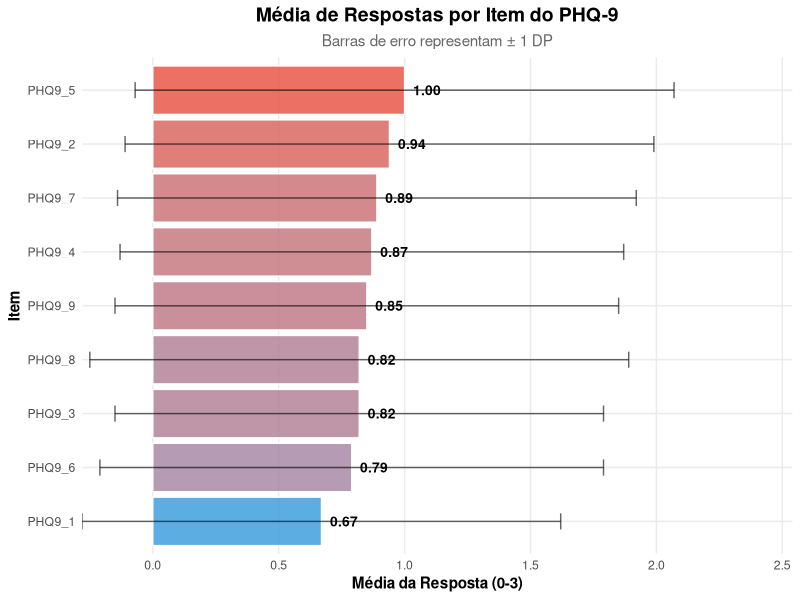
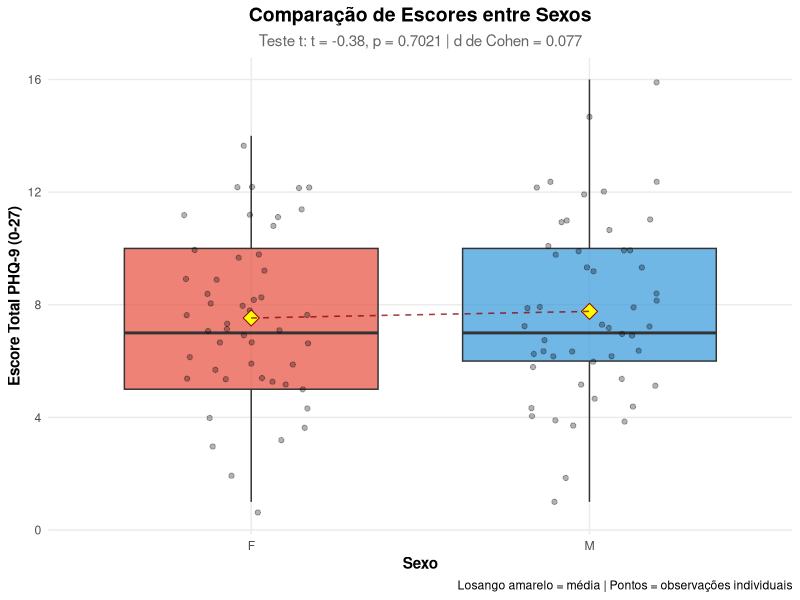
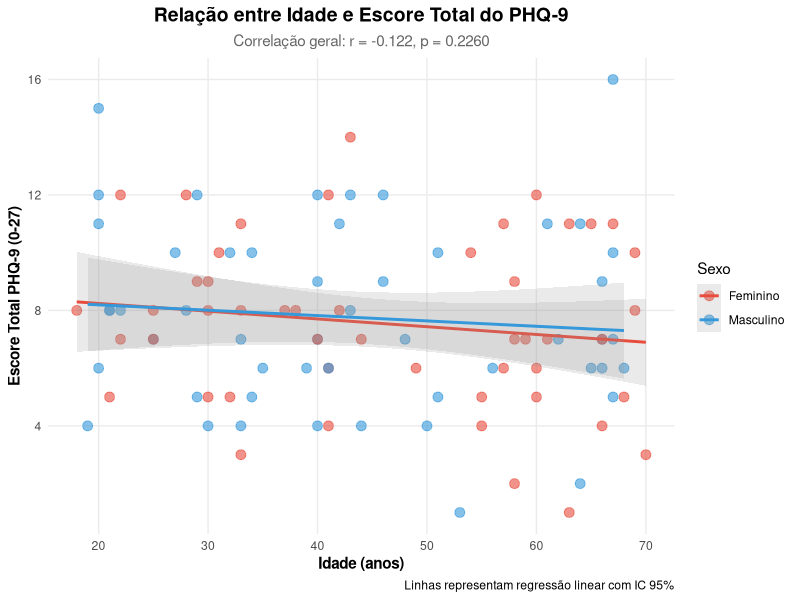
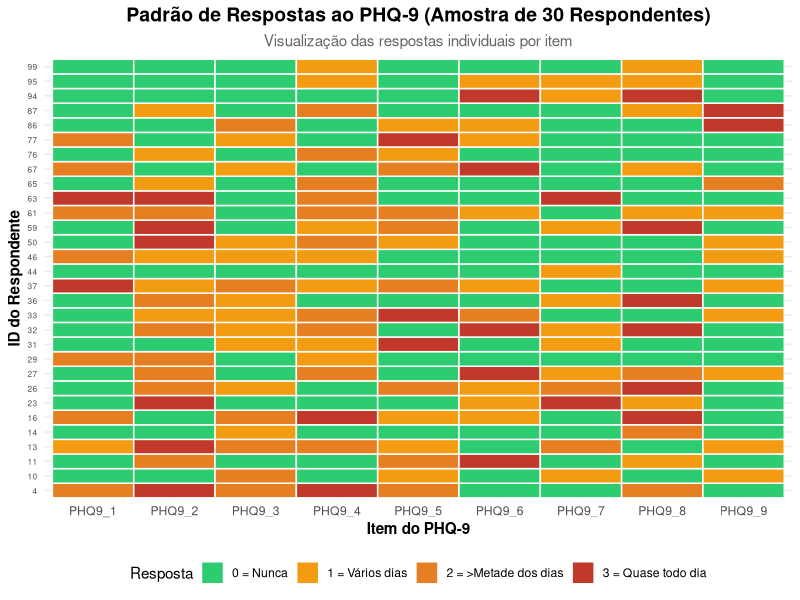
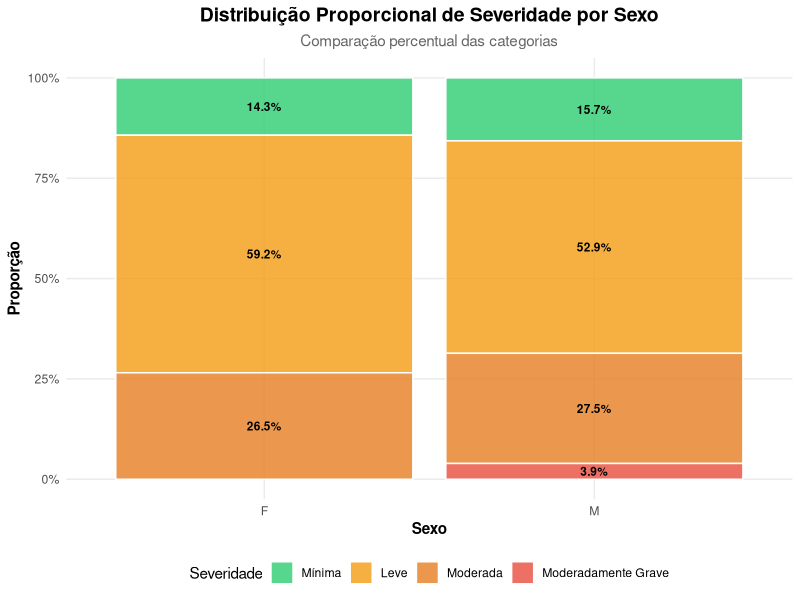
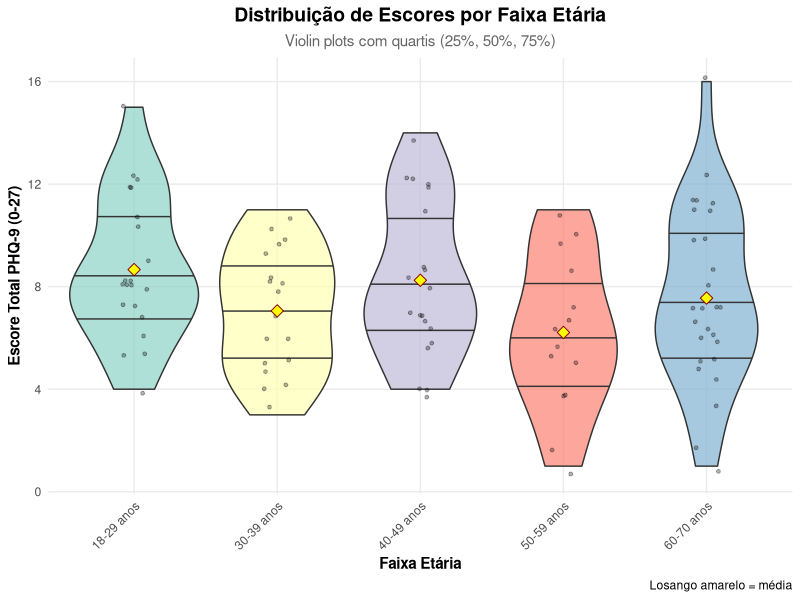

Recreate these plots in R, in order.
################################################################################
#              ANÁLISE AVANÇADA DO PHQ-9 (Patient Health Questionnaire-9)
#                     Script de Análise Psicométrica Expandido
################################################################################
# 
# Descrição: Script completo e avançado para análise de dados do PHQ-9
#            Inclui análises bivariadas, função reutilizável, e relatórios
#
# Autor: Análise Psicológica
# Data: Outubro 2025
# Versão: 2.0 (Expandida)
#
################################################################################

# ==============================================================================
# 1. CARREGAR PACOTES NECESSÁRIOS
# ==============================================================================

cat("Verificando e instalando pacotes necessários...\n")

# Lista de pacotes necessários
pacotes <- c("tidyverse", "psych", "ggplot2", "scales", "gridExtra", 
             "knitr", "rmarkdown", "kableExtra", "corrplot")

# Função para instalar e carregar pacotes
instalar_carregar <- function(pacote) {
  if (!require(pacote, character.only = TRUE, quietly = TRUE)) {
    cat(sprintf("  Instalando %s...\n", pacote))
    install.packages(pacote, dependencies = TRUE, quiet = TRUE)
    library(pacote, character.only = TRUE, quietly = TRUE)
    cat(sprintf("  ✓ %s instalado e carregado\n", pacote))
  } else {
    cat(sprintf("  ✓ %s já instalado e carregado\n", pacote))
  }
}

# Instalar e carregar cada pacote
suppressWarnings({
  for(pacote in pacotes) {
    instalar_carregar(pacote)
  }
})

cat("\n✓ Todos os pacotes carregados com sucesso!\n\n")

# ==============================================================================
# 1.5. CONFIGURAÇÃO REGIONAL E ENCODING
# ==============================================================================

cat("Configurando locale para Português Brasileiro...\n")

# Configurar locale para português brasileiro
# Isso garante que datas, números e caracteres especiais funcionem corretamente
Sys.setlocale("LC_ALL", "pt_BR.UTF-8")

# Definir encoding padrão para exportação
# Use "latin1" para melhor compatibilidade com Excel no Windows
# Use "UTF-8" para compatibilidade moderna e melhor suporte a caracteres
ENCODING_EXPORT <- "latin1"  # Altere para "UTF-8" se preferir

cat(sprintf("✓ Locale configurado para português brasileiro\n"))
cat(sprintf("✓ Encoding de exportação: %s\n\n", ENCODING_EXPORT))

# Nota: Arquivos CSV são salvos com readr::write_csv2()
# - Usa vírgula como separador decimal (padrão pt_BR)
# - Usa ponto e vírgula como separador de colunas
# - Formato correto para Excel em português brasileiro
# - UTF-8 encoding para caracteres acentuados

# Função auxiliar para salvar CSV com formato e encoding corretos para Excel pt_BR
salvar_csv <- function(dados, arquivo) {
  # Converte para data.frame se necessário (para evitar problemas com tibble)
  if (inherits(dados, "tbl_df")) {
    dados <- as.data.frame(dados)
  }
  
  # IMPORTANTE: Usar write.csv2() base do R com encoding latin1
  # - Vírgula como separador decimal (8,6)
  # - Ponto e vírgula como separador de colunas
  # - Latin1 encoding (correto para Excel Windows pt_BR)
  write.csv2(dados, 
             file = arquivo,
             row.names = FALSE,
             fileEncoding = "latin1",
             na = "")
  
  invisible(arquivo)
}

# ==============================================================================
# 1.7. CRIAR DIRETÓRIOS DE RESULTADOS (SE NÃO EXISTIREM)
# ==============================================================================

# Criar pastas de resultados se não existirem
dir.create("resultados", showWarnings = FALSE)
dir.create("resultados/csv", showWarnings = FALSE, recursive = TRUE)
dir.create("resultados/graficos", showWarnings = FALSE, recursive = TRUE)


# ==============================================================================
# 2. FUNÇÃO REUTILIZÁVEL PARA ANÁLISE DO PHQ-9
# ==============================================================================

#' Analisar dados do PHQ-9
#'
#' Esta função processa dados do PHQ-9, calcula escores, categoriza severidade
#' e gera um relatório completo com estatísticas e visualizações
#'
#' @param dados Dataframe contendo colunas: PHQ9_1 a PHQ9_9, idade, sexo
#' @param gerar_graficos Lógico. Se TRUE, gera e salva gráficos (padrão: TRUE)
#' @param salvar_resultados Lógico. Se TRUE, salva CSVs (padrão: TRUE)
#' @param prefixo_arquivo String. Prefixo para nomes de arquivos (padrão: "PHQ9")
#'
#' @return Dataframe processado com escores e categorias
#'
#' @examples
#' resultado <- analisar_phq9(meus_dados, gerar_graficos = TRUE)
#'
analisar_phq9 <- function(dados, 
                          gerar_graficos = TRUE, 
                          salvar_resultados = TRUE,
                          prefixo_arquivo = "PHQ9") {
  
  cat("\n" %>% rep(80) %>% paste(collapse = "="), "\n")
  cat("INICIANDO ANÁLISE DO PHQ-9\n")
  cat("=" %>% rep(80) %>% paste(collapse = ""), "\n\n")
  
  # Validar dados de entrada
  colunas_necessarias <- c("PHQ9_1", "PHQ9_2", "PHQ9_3", "PHQ9_4", "PHQ9_5",
                           "PHQ9_6", "PHQ9_7", "PHQ9_8", "PHQ9_9", 
                           "idade", "sexo")
  
  if (!all(colunas_necessarias %in% names(dados))) {
    stop("Erro: O dataframe deve conter as colunas: ", 
         paste(colunas_necessarias, collapse = ", "))
  }
  
  # Calcular escores e categorias
  dados_processados <- dados %>%
    mutate(
      # Calcular escore total
      escore_total = PHQ9_1 + PHQ9_2 + PHQ9_3 + PHQ9_4 + PHQ9_5 + 
        PHQ9_6 + PHQ9_7 + PHQ9_8 + PHQ9_9,
      
      # Categorizar severidade
      severidade = case_when(
        escore_total >= 0  & escore_total <= 4  ~ "Mínima",
        escore_total >= 5  & escore_total <= 9  ~ "Leve",
        escore_total >= 10 & escore_total <= 14 ~ "Moderada",
        escore_total >= 15 & escore_total <= 19 ~ "Moderadamente Grave",
        escore_total >= 20 & escore_total <= 27 ~ "Grave",
        TRUE ~ NA_character_
      ),
      
      # Ordenar categorias
      severidade = factor(severidade, 
                          levels = c("Mínima", "Leve", "Moderada", 
                                     "Moderadamente Grave", "Grave")),
      
      # Criar faixas etárias
      faixa_etaria = case_when(
        idade >= 18 & idade < 30 ~ "18-29 anos",
        idade >= 30 & idade < 40 ~ "30-39 anos",
        idade >= 40 & idade < 50 ~ "40-49 anos",
        idade >= 50 & idade < 60 ~ "50-59 anos",
        idade >= 60 & idade <= 70 ~ "60-70 anos",
        TRUE ~ "Outra"
      ),
      faixa_etaria = factor(faixa_etaria)
    )
  
  cat("✓ Escores calculados\n")
  cat("✓ Categorias de severidade atribuídas\n\n")
  
  # Salvar dados processados
  if (salvar_resultados) {
    salvar_csv(dados_processados, 
               paste0("resultados/csv/", prefixo_arquivo, "_dados_processados.csv"))
    cat("✓ Dados processados salvos em CSV (encoding: ", ENCODING_EXPORT, ")\n\n", sep = "")
  }
  
  # Retornar dados processados
  return(dados_processados)
}

# ==============================================================================
# 3. GERAR DADOS FICTÍCIOS REALISTAS DO PHQ-9
# ==============================================================================

set.seed(2025)  # Para reprodutibilidade

# Função para gerar respostas realistas
gerar_resposta_phq9 <- function(n) {
  probs <- c(0.50, 0.25, 0.15, 0.10)  # Distribuição realista
  sample(0:3, size = n, replace = TRUE, prob = probs)
}

# Criar dataset com 100 respondentes
n_respondentes <- 100

dados_phq9 <- tibble(
  id = 1:n_respondentes,
  idade = sample(18:70, n_respondentes, replace = TRUE),
  sexo = sample(c("M", "F"), n_respondentes, replace = TRUE, prob = c(0.48, 0.52))
)

# Gerar respostas para os 9 itens
itens_phq9 <- paste0("PHQ9_", 1:9)

for(item in itens_phq9) {
  dados_phq9[[item]] <- gerar_resposta_phq9(n_respondentes)
}

cat("✓ Dados fictícios gerados com sucesso!\n")
cat(sprintf("  - Total de respondentes: %d\n", n_respondentes))
cat(sprintf("  - Idade: %d a %d anos\n", min(dados_phq9$idade), max(dados_phq9$idade)))
cat(sprintf("  - Sexo: %d Masculino, %d Feminino\n\n", 
            sum(dados_phq9$sexo == "M"), sum(dados_phq9$sexo == "F")))

# ==============================================================================
# 4. PROCESSAR DADOS USANDO A FUNÇÃO
# ==============================================================================

dados_phq9 <- analisar_phq9(dados_phq9, 
                            gerar_graficos = FALSE, 
                            salvar_resultados = TRUE,
                            prefixo_arquivo = "PHQ9_analise")

# ==============================================================================
# 5. ANÁLISE DE ITENS INDIVIDUAIS
# ==============================================================================

cat("=" %>% rep(80) %>% paste(collapse = ""), "\n")
cat("ANÁLISE DE ITENS INDIVIDUAIS DO PHQ-9\n")
cat("=" %>% rep(80) %>% paste(collapse = ""), "\n\n")

# Criar tabela com descrição de cada item
descricao_itens <- tibble(
  Item = paste0("PHQ9_", 1:9),
  Descrição = c(
    "1. Pouco interesse ou prazer em fazer as coisas",
    "2. Sentindo-se para baixo, deprimido ou sem esperança",
    "3. Problemas para dormir ou dormir demais",
    "4. Sentindo-se cansado ou com pouca energia",
    "5. Falta de apetite ou comendo demais",
    "6. Sentindo-se mal consigo mesmo",
    "7. Problemas de concentração",
    "8. Lentidão ou agitação psicomotora",
    "9. Pensamentos de morte ou autolesão"
  )
)

# Calcular estatísticas por item
analise_itens <- dados_phq9 %>%
  select(PHQ9_1:PHQ9_9) %>%
  pivot_longer(everything(), names_to = "Item", values_to = "Resposta") %>%
  group_by(Item) %>%
  summarise(
    N = n(),
    Média = mean(Resposta, na.rm = TRUE),
    DP = sd(Resposta, na.rm = TRUE),
    Mediana = median(Resposta, na.rm = TRUE),
    Mínimo = min(Resposta, na.rm = TRUE),
    Máximo = max(Resposta, na.rm = TRUE),
    `% Zero` = sum(Resposta == 0) / n() * 100,
    `% Três` = sum(Resposta == 3) / n() * 100,
    .groups = "drop"
  ) %>%
  left_join(descricao_itens, by = "Item") %>%
  mutate(across(where(is.numeric), ~round(.x, 2))) %>%
  arrange(desc(Média))  # Ordenar por média decrescente

cat("5.1. ESTATÍSTICAS POR ITEM (Ordenado por Prevalência)\n")
cat("-" %>% rep(80) %>% paste(collapse = ""), "\n\n")
print(as.data.frame(analise_itens))
cat("\n")

# Identificar os 3 itens mais prevalentes
top3_itens <- analise_itens %>%
  slice_head(n = 3) %>%
  select(Item, Descrição, Média)

cat("5.2. SINTOMAS MAIS PREVALENTES (Top 3)\n")
cat("-" %>% rep(80) %>% paste(collapse = ""), "\n\n")
for(i in 1:nrow(top3_itens)) {
  cat(sprintf("%d. %s\n   Média: %.2f\n\n", 
              i, top3_itens$Descrição[i], top3_itens$Média[i]))
}

# Salvar análise de itens
salvar_csv(analise_itens, "resultados/csv/PHQ9_analise_itens_detalhada.csv")
cat("✓ Análise de itens salva em: resultados/csv/PHQ9_analise_itens_detalhada.csv\n\n")

# ==============================================================================
# 6. ANÁLISE BIVARIADA
# ==============================================================================

cat("=" %>% rep(80) %>% paste(collapse = ""), "\n")
cat("ANÁLISE BIVARIADA\n")
cat("=" %>% rep(80) %>% paste(collapse = ""), "\n\n")

# 6.1 Teste t: Comparação entre sexos
cat("6.1. COMPARAÇÃO DE ESCORES ENTRE SEXOS (Teste t)\n")
cat("-" %>% rep(80) %>% paste(collapse = ""), "\n\n")

# Estatísticas descritivas por sexo
stats_sexo <- dados_phq9 %>%
  group_by(sexo) %>%
  summarise(
    N = n(),
    Média = mean(escore_total, na.rm = TRUE),
    DP = sd(escore_total, na.rm = TRUE),
    EP = DP / sqrt(N),
    IC95_inferior = Média - 1.96 * EP,
    IC95_superior = Média + 1.96 * EP,
    .groups = "drop"
  ) %>%
  mutate(across(where(is.numeric) & !N, ~round(.x, 2)))

print(as.data.frame(stats_sexo))
cat("\n")

# Realizar teste t independente
teste_t <- t.test(escore_total ~ sexo, data = dados_phq9, var.equal = FALSE)

cat("Teste t de Student para amostras independentes:\n")
cat(sprintf("  t(%.0f) = %.3f\n", as.numeric(teste_t$parameter), as.numeric(teste_t$statistic)))
cat(sprintf("  p-valor = %.4f\n", teste_t$p.value))
cat(sprintf("  IC 95%% da diferença: [%.2f, %.2f]\n", 
            teste_t$conf.int[1], teste_t$conf.int[2]))

if (teste_t$p.value < 0.05) {
  cat("\n  ✓ Diferença estatisticamente significativa (p < 0.05)\n")
  diferenca <- diff(teste_t$estimate)
  genero_maior <- ifelse(diferenca > 0, "Mulheres", "Homens")
  genero_menor <- ifelse(diferenca > 0, "homens", "mulheres")
  cat(sprintf("  → %s apresentam escore %.2f pontos maior que %s\n",
              genero_maior, abs(diferenca), genero_menor))
} else {
  cat("\n  ✗ Não há diferença estatisticamente significativa (p >= 0.05)\n")
}

# Calcular tamanho do efeito (d de Cohen)
d_cohen <- (diff(teste_t$estimate)) / 
  sqrt(((stats_sexo$N[1]-1)*stats_sexo$DP[1]^2 + 
          (stats_sexo$N[2]-1)*stats_sexo$DP[2]^2) / 
         (stats_sexo$N[1] + stats_sexo$N[2] - 2))

# Determinar interpretação do d de Cohen
interpretacao_d <- if (abs(d_cohen) < 0.2) {
  "trivial"
} else if (abs(d_cohen) < 0.5) {
  "pequeno"
} else if (abs(d_cohen) < 0.8) {
  "médio"
} else {
  "grande"
}

cat(sprintf("  d de Cohen = %.3f (%s)\n\n", abs(d_cohen), interpretacao_d))

# 6.2 Correlação: Idade vs Escore Total
cat("6.2. CORRELAÇÃO ENTRE IDADE E ESCORE TOTAL\n")
cat("-" %>% rep(80) %>% paste(collapse = ""), "\n\n")

# Calcular correlação de Pearson
cor_teste <- cor.test(dados_phq9$idade, dados_phq9$escore_total, 
                      method = "pearson")

cat(sprintf("Correlação de Pearson: r = %.3f\n", as.numeric(cor_teste$estimate)))
cat(sprintf("p-valor = %.4f\n", cor_teste$p.value))
cat(sprintf("IC 95%%: [%.3f, %.3f]\n", cor_teste$conf.int[1], cor_teste$conf.int[2]))

if (cor_teste$p.value < 0.05) {
  cat("\n  ✓ Correlação estatisticamente significativa (p < 0.05)\n")
  
  # Determinar intensidade
  intensidade <- if (abs(as.numeric(cor_teste$estimate)) < 0.3) {
    "fraca"
  } else if (abs(as.numeric(cor_teste$estimate)) < 0.7) {
    "moderada"
  } else {
    "forte"
  }
  
  direcao <- ifelse(as.numeric(cor_teste$estimate) > 0, "positiva", "negativa")
  cat(sprintf("  → Correlação %s %s entre idade e escore\n", 
              intensidade, direcao))
} else {
  cat("\n  ✗ Não há correlação estatisticamente significativa (p >= 0.05)\n")
}
cat("\n")

# 6.3 Correlação: Idade vs Escore por Sexo
cat("6.3. CORRELAÇÃO POR SEXO\n")
cat("-" %>% rep(80) %>% paste(collapse = ""), "\n\n")

cor_por_sexo <- dados_phq9 %>%
  group_by(sexo) %>%
  summarise(
    N = n(),
    r = cor(idade, escore_total, use = "complete.obs"),
    p_valor = cor.test(idade, escore_total)$p.value,
    .groups = "drop"
  ) %>%
  mutate(
    Significativo = ifelse(p_valor < 0.05, "Sim", "Não"),
    across(c(r, p_valor), ~round(.x, 4))
  )

print(as.data.frame(cor_por_sexo))
cat("\n")

# Salvar resultados da análise bivariada
resultados_bivariada <- tibble(
  Análise = c("Teste t (M vs F)", "Correlação (idade x escore)", 
              "Correlação Masculino", "Correlação Feminino"),
  Estatística = c(sprintf("t = %.3f", as.numeric(teste_t$statistic)),
                  sprintf("r = %.3f", as.numeric(cor_teste$estimate)),
                  sprintf("r = %.3f", cor_por_sexo$r[cor_por_sexo$sexo == "M"]),
                  sprintf("r = %.3f", cor_por_sexo$r[cor_por_sexo$sexo == "F"])),
  `P-valor` = c(teste_t$p.value, cor_teste$p.value, 
                cor_por_sexo$p_valor[cor_por_sexo$sexo == "M"],
                cor_por_sexo$p_valor[cor_por_sexo$sexo == "F"]),
  Significativo = ifelse(`P-valor` < 0.05, "Sim", "Não")
) %>%
  mutate(`P-valor` = round(`P-valor`, 4))

salvar_csv(resultados_bivariada, "resultados/csv/PHQ9_analise_bivariada.csv")
cat("✓ Resultados bivariados salvos em: resultados/csv/PHQ9_analise_bivariada.csv\n\n")

# ==============================================================================
# 7. VISUALIZAÇÕES AVANÇADAS
# ==============================================================================

cat("=" %>% rep(80) %>% paste(collapse = ""), "\n")
cat("GERANDO VISUALIZAÇÕES AVANÇADAS\n")
cat("=" %>% rep(80) %>% paste(collapse = ""), "\n\n")

# Tema personalizado
tema_phq9 <- theme_minimal() +
  theme(
    plot.title = element_text(face = "bold", size = 14, hjust = 0.5),
    plot.subtitle = element_text(size = 11, hjust = 0.5, color = "gray40"),
    axis.title = element_text(face = "bold", size = 11),
    legend.position = "bottom",
    panel.grid.minor = element_blank()
  )

# 7.1 Gráfico de barras: Análise de itens individuais
p1 <- analise_itens %>%
  mutate(Item_num = as.numeric(gsub("PHQ9_", "", Item))) %>%
  ggplot(aes(x = reorder(Item, Média), y = Média, fill = Média)) +
  geom_col(alpha = 0.8, color = "white") +
  geom_errorbar(aes(ymin = Média - DP, ymax = Média + DP), 
                width = 0.3, alpha = 0.6) +
  geom_text(aes(label = sprintf("%.2f", Média)), 
            hjust = -0.3, size = 3.5, fontface = "bold") +
  scale_fill_gradient(low = "#3498db", high = "#e74c3c") +
  coord_flip() +
  labs(
    title = "Média de Respostas por Item do PHQ-9",
    subtitle = "Barras de erro representam ± 1 DP",
    x = "Item",
    y = "Média da Resposta (0-3)"
  ) +
  tema_phq9 +
  theme(legend.position = "none") +
  scale_y_continuous(expand = expansion(mult = c(0, 0.2)))

# 7.2 Boxplot comparativo: Escore por sexo (com teste estatístico)
p2 <- ggplot(dados_phq9, aes(x = sexo, y = escore_total, fill = sexo)) +
  geom_boxplot(alpha = 0.7, outlier.shape = 21, outlier.size = 2) +
  geom_jitter(width = 0.2, alpha = 0.3, size = 1.5) +
  stat_summary(fun = mean, geom = "point", shape = 23, size = 4, 
               fill = "yellow", color = "darkred") +
  scale_fill_manual(values = c("M" = "#3498db", "F" = "#e74c3c")) +
  labs(
    title = "Comparação de Escores entre Sexos",
    subtitle = sprintf("Teste t: t = %.2f, p = %.4f | d de Cohen = %.3f",
                       as.numeric(teste_t$statistic), teste_t$p.value, abs(d_cohen)),
    x = "Sexo",
    y = "Escore Total PHQ-9 (0-27)",
    caption = "Losango amarelo = média | Pontos = observações individuais"
  ) +
  tema_phq9 +
  theme(legend.position = "none")

# Adicionar linha conectando as médias
medias_sexo <- dados_phq9 %>%
  group_by(sexo) %>%
  summarise(media = mean(escore_total))

p2 <- p2 + 
  geom_segment(data = medias_sexo,
               aes(x = 1, xend = 2, y = media[1], yend = media[2]),
               color = "darkred", linetype = "dashed", alpha = 0.5)

# 7.3 Gráfico de dispersão: Idade vs Escore, colorido por sexo
p3 <- ggplot(dados_phq9, aes(x = idade, y = escore_total, color = sexo)) +
  geom_point(size = 3, alpha = 0.6) +
  geom_smooth(method = "lm", se = TRUE, alpha = 0.2) +
  scale_color_manual(values = c("M" = "#3498db", "F" = "#e74c3c"),
                     labels = c("M" = "Masculino", "F" = "Feminino")) +
  labs(
    title = "Relação entre Idade e Escore Total do PHQ-9",
    subtitle = sprintf("Correlação geral: r = %.3f, p = %.4f", 
                       as.numeric(cor_teste$estimate), cor_teste$p.value),
    x = "Idade (anos)",
    y = "Escore Total PHQ-9 (0-27)",
    color = "Sexo",
    caption = "Linhas representam regressão linear com IC 95%"
  ) +
  tema_phq9 +
  theme(legend.position = "right")

# 7.4 Heatmap de respostas por item e respondente
# Selecionar uma amostra aleatória de 30 respondentes para visualização
set.seed(2025)
amostra_ids <- sample(dados_phq9$id, 30)

dados_heatmap <- dados_phq9 %>%
  filter(id %in% amostra_ids) %>%
  select(id, PHQ9_1:PHQ9_9) %>%
  pivot_longer(-id, names_to = "Item", values_to = "Resposta")

p4 <- ggplot(dados_heatmap, aes(x = Item, y = factor(id), fill = factor(Resposta))) +
  geom_tile(color = "white", size = 0.5) +
  scale_fill_manual(values = c("0" = "#2ecc71", "1" = "#f39c12", 
                               "2" = "#e67e22", "3" = "#c0392b"),
                    labels = c("0 = Nunca", "1 = Vários dias", 
                               "2 = >Metade dos dias", "3 = Quase todo dia")) +
  labs(
    title = "Padrão de Respostas ao PHQ-9 (Amostra de 30 Respondentes)",
    subtitle = "Visualização das respostas individuais por item",
    x = "Item do PHQ-9",
    y = "ID do Respondente",
    fill = "Resposta"
  ) +
  tema_phq9 +
  theme(axis.text.y = element_text(size = 6),
        legend.position = "bottom")

# 7.5 Distribuição de severidade por sexo (100% stacked bar)
p5 <- dados_phq9 %>%
  count(sexo, severidade) %>%
  group_by(sexo) %>%
  mutate(prop = n / sum(n) * 100) %>%
  ggplot(aes(x = sexo, y = prop, fill = severidade)) +
  geom_col(position = "fill", alpha = 0.8, color = "white") +
  geom_text(aes(label = sprintf("%.1f%%", prop)),
            position = position_fill(vjust = 0.5),
            size = 3, fontface = "bold") +
  scale_fill_manual(values = c(
    "Mínima" = "#2ecc71",
    "Leve" = "#f39c12",
    "Moderada" = "#e67e22",
    "Moderadamente Grave" = "#e74c3c",
    "Grave" = "#c0392b"
  )) +
  scale_y_continuous(labels = scales::percent) +
  labs(
    title = "Distribuição Proporcional de Severidade por Sexo",
    subtitle = "Comparação percentual das categorias",
    x = "Sexo",
    y = "Proporção",
    fill = "Severidade"
  ) +
  tema_phq9

# 7.6 Violin plot: Distribuição dos escores por faixa etária
p6 <- dados_phq9 %>%
  ggplot(aes(x = faixa_etaria, y = escore_total, fill = faixa_etaria)) +
  geom_violin(alpha = 0.7, draw_quantiles = c(0.25, 0.5, 0.75)) +
  geom_jitter(width = 0.1, alpha = 0.3, size = 1) +
  stat_summary(fun = mean, geom = "point", shape = 23, size = 3,
               fill = "yellow", color = "darkred") +
  scale_fill_brewer(palette = "Set3") +
  labs(
    title = "Distribuição de Escores por Faixa Etária",
    subtitle = "Violin plots com quartis (25%, 50%, 75%)",
    x = "Faixa Etária",
    y = "Escore Total PHQ-9 (0-27)",
    caption = "Losango amarelo = média"
  ) +
  tema_phq9 +
  theme(legend.position = "none",
        axis.text.x = element_text(angle = 45, hjust = 1))

# Salvar todos os gráficos
cat("✓ Salvando gráficos avançados...\n")

ggsave("resultados/graficos/PHQ9_AVA_1_analise_itens.png", plot = p1, 
       width = 12, height = 8, dpi = 300)
ggsave("resultados/graficos/PHQ9_AVA_2_comparacao_sexos.png", plot = p2, 
       width = 10, height = 7, dpi = 300)
ggsave("resultados/graficos/PHQ9_AVA_3_idade_escore_dispersao.png", plot = p3, 
       width = 12, height = 7, dpi = 300)
ggsave("resultados/graficos/PHQ9_AVA_4_heatmap_respostas.png", plot = p4, 
       width = 12, height = 10, dpi = 300)
ggsave("resultados/graficos/PHQ9_AVA_5_severidade_sexo_prop.png", plot = p5, 
       width = 10, height = 7, dpi = 300)
ggsave("resultados/graficos/PHQ9_AVA_6_violin_faixa_etaria.png", plot = p6, 
       width = 12, height = 7, dpi = 300)

cat("✓ Todos os gráficos avançados salvos com sucesso!\n\n")

# ==============================================================================
# 8. ANÁLISE DE CONFIABILIDADE (ALFA DE CRONBACH)
# ==============================================================================

cat("=" %>% rep(80) %>% paste(collapse = ""), "\n")
cat("ANÁLISE DE CONFIABILIDADE\n")
cat("=" %>% rep(80) %>% paste(collapse = ""), "\n\n")

# Selecionar apenas os 9 itens
itens_matriz <- dados_phq9 %>%
  select(PHQ9_1:PHQ9_9)

# Calcular alfa de Cronbach
alfa <- psych::alpha(itens_matriz, check.keys = TRUE)

cat("8.1. ALFA DE CRONBACH\n")
cat("-" %>% rep(80) %>% paste(collapse = ""), "\n")
cat(sprintf("Alfa de Cronbach bruto: %.4f\n", alfa$total$raw_alpha))
cat(sprintf("Alfa de Cronbach padronizado: %.4f\n", alfa$total$std.alpha))
cat(sprintf("Número de itens: %d\n", ncol(itens_matriz)))
cat(sprintf("Média inter-item: %.4f\n\n", alfa$total$average_r))

# Interpretação
interpretacao_alfa <- case_when(
  alfa$total$raw_alpha >= 0.90 ~ "Excelente (>= 0.90)",
  alfa$total$raw_alpha >= 0.80 ~ "Bom (0.80 - 0.89)",
  alfa$total$raw_alpha >= 0.70 ~ "Aceitável (0.70 - 0.79)",
  alfa$total$raw_alpha >= 0.60 ~ "Questionável (0.60 - 0.69)",
  alfa$total$raw_alpha >= 0.50 ~ "Pobre (0.50 - 0.59)",
  TRUE ~ "Inaceitável (< 0.50)"
)
cat(sprintf("Interpretação: %s\n\n", interpretacao_alfa))

# Salvar estatísticas de confiabilidade
confiabilidade_resumo <- tibble(
  Métrica = c("Alfa de Cronbach (bruto)", 
              "Alfa de Cronbach (padronizado)",
              "Número de itens", 
              "Média inter-item correlação", 
              "Interpretação"),
  Valor = c(sprintf("%.4f", alfa$total$raw_alpha),
            sprintf("%.4f", alfa$total$std.alpha),
            as.character(ncol(itens_matriz)),  # Usar ncol em vez de alfa$total$n
            sprintf("%.4f", alfa$total$average_r),
            interpretacao_alfa)
)

salvar_csv(confiabilidade_resumo, "resultados/csv/PHQ9_confiabilidade.csv")
cat("✓ Estatísticas de confiabilidade salvas\n\n")

# ==============================================================================
# 9. RELATÓRIO RESUMIDO FINAL
# ==============================================================================

cat("=" %>% rep(80) %>% paste(collapse = ""), "\n")
cat("RELATÓRIO RESUMIDO FINAL\n")
cat("=" %>% rep(80) %>% paste(collapse = ""), "\n\n")

# Criar relatório executivo
relatorio_executivo <- tibble(
  Seção = c(
    "Amostra",
    "",
    "",
    "Escore Total",
    "",
    "",
    "Severidade",
    "",
    "",
    "",
    "",
    "Confiabilidade",
    "Análise Bivariada",
    "",
    "Sintoma Mais Prevalente"
  ),
  Descrição = c(
    "Tamanho da amostra",
    "Idade média (DP)",
    "Distribuição por sexo",
    "Média (DP)",
    "Mediana",
    "Intervalo",
    "Mínima",
    "Leve",
    "Moderada",
    "Moderadamente Grave",
    "Grave",
    "Alfa de Cronbach",
    "Diferença M vs F (teste t)",
    "Correlação idade x escore",
    "Item com maior média"
  ),
  Resultado = c(
    sprintf("N = %d", nrow(dados_phq9)),
    sprintf("%.1f (%.1f) anos", mean(dados_phq9$idade), sd(dados_phq9$idade)),
    sprintf("%d M (%.1f%%) | %d F (%.1f%%)", 
            sum(dados_phq9$sexo == "M"), 
            sum(dados_phq9$sexo == "M")/nrow(dados_phq9)*100,
            sum(dados_phq9$sexo == "F"), 
            sum(dados_phq9$sexo == "F")/nrow(dados_phq9)*100),
    sprintf("%.2f (%.2f)", mean(dados_phq9$escore_total), 
            sd(dados_phq9$escore_total)),
    sprintf("%.0f", median(dados_phq9$escore_total)),
    sprintf("%d - %d", min(dados_phq9$escore_total), 
            max(dados_phq9$escore_total)),
    sprintf("%d (%.1f%%)", 
            sum(dados_phq9$severidade == "Mínima", na.rm = TRUE),
            sum(dados_phq9$severidade == "Mínima", na.rm = TRUE)/nrow(dados_phq9)*100),
    sprintf("%d (%.1f%%)", 
            sum(dados_phq9$severidade == "Leve", na.rm = TRUE),
            sum(dados_phq9$severidade == "Leve", na.rm = TRUE)/nrow(dados_phq9)*100),
    sprintf("%d (%.1f%%)", 
            sum(dados_phq9$severidade == "Moderada", na.rm = TRUE),
            sum(dados_phq9$severidade == "Moderada", na.rm = TRUE)/nrow(dados_phq9)*100),
    sprintf("%d (%.1f%%)", 
            sum(dados_phq9$severidade == "Moderadamente Grave", na.rm = TRUE),
            sum(dados_phq9$severidade == "Moderadamente Grave", na.rm = TRUE)/nrow(dados_phq9)*100),
    sprintf("%d (%.1f%%)", 
            sum(dados_phq9$severidade == "Grave", na.rm = TRUE),
            sum(dados_phq9$severidade == "Grave", na.rm = TRUE)/nrow(dados_phq9)*100),
    sprintf("α = %.3f (%s)", alfa$total$raw_alpha, interpretacao_alfa),
    sprintf("p = %.4f %s", teste_t$p.value, 
            ifelse(teste_t$p.value < 0.05, "(sig.)", "(n.s.)")),
    sprintf("r = %.3f, p = %.4f %s", as.numeric(cor_teste$estimate), cor_teste$p.value,
            ifelse(cor_teste$p.value < 0.05, "(sig.)", "(n.s.)")),
    sprintf("%s (M = %.2f)", top3_itens$Descrição[1], top3_itens$Média[1])
  )
)

print(as.data.frame(relatorio_executivo))
cat("\n")

salvar_csv(relatorio_executivo, "resultados/csv/PHQ9_relatorio_executivo.csv")
cat("✓ Relatório executivo salvo\n\n")

# ==============================================================================
# 10. SUMÁRIO DE ARQUIVOS GERADOS
# ==============================================================================

cat("=" %>% rep(80) %>% paste(collapse = ""), "\n")
cat("ANÁLISE CONCLUÍDA COM SUCESSO!\n")
cat("=" %>% rep(80) %>% paste(collapse = ""), "\n\n")

cat("ARQUIVOS CSV GERADOS:\n")
cat("────────────────────\n")
cat("  1. resultados/csv/PHQ9_analise_dados_processados.csv - Dataset completo processado\n")
cat("  2. resultados/csv/PHQ9_analise_itens_detalhada.csv - Estatísticas por item\n")
cat("  3. resultados/csv/PHQ9_analise_bivariada.csv - Resultados de testes estatísticos\n")
cat("  4. resultados/csv/PHQ9_confiabilidade.csv - Alfa de Cronbach e métricas\n")
cat("  5. resultados/csv/PHQ9_relatorio_executivo.csv - Resumo executivo completo\n\n")

cat("GRÁFICOS PNG GERADOS (300 DPI):\n")
cat("────────────────────────────────\n")
cat("  1. resultados/graficos/PHQ9_AVA_1_analise_itens.png - Média por item\n")
cat("  2. resultados/graficos/PHQ9_AVA_2_comparacao_sexos.png - Boxplot com teste t\n")
cat("  3. resultados/graficos/PHQ9_AVA_3_idade_escore_dispersao.png - Dispersão com regressão\n")
cat("  4. resultados/graficos/PHQ9_AVA_4_heatmap_respostas.png - Padrão de respostas\n")
cat("  5. resultados/graficos/PHQ9_AVA_5_severidade_sexo_prop.png - Distribuição proporcional\n")
cat("  6. resultados/graficos/PHQ9_AVA_6_violin_faixa_etaria.png - Violin plots por idade\n\n")

cat("PRINCIPAIS ACHADOS:\n")
cat("───────────────────\n")
cat(sprintf("• Escore médio: %.2f (DP = %.2f)\n", 
            mean(dados_phq9$escore_total), sd(dados_phq9$escore_total)))
cat(sprintf("• Alfa de Cronbach: %.3f (%s)\n", 
            alfa$total$raw_alpha, interpretacao_alfa))
cat(sprintf("• Diferença entre sexos: p = %.4f %s\n", 
            teste_t$p.value, 
            ifelse(teste_t$p.value < 0.05, "(significativo)", "(não significativo)")))
cat(sprintf("• Correlação idade-escore: r = %.3f, p = %.4f %s\n",
            as.numeric(cor_teste$estimate), cor_teste$p.value,
            ifelse(cor_teste$p.value < 0.05, "(significativo)", "(não significativo)")))
cat(sprintf("• Sintoma mais prevalente: %s (M = %.2f)\n",
            gsub("\\d+\\. ", "", top3_itens$Descrição[1]), top3_itens$Média[1]))

cat("\n")
cat("=" %>% rep(80) %>% paste(collapse = ""), "\n")
cat("Para gerar o relatório em PDF, execute: rmarkdown::render('relatorio_phq9.Rmd')\n")
cat("=" %>% rep(80) %>% paste(collapse = ""), "\n")

################################################################################
# FIM DO SCRIPT
################################################################################
